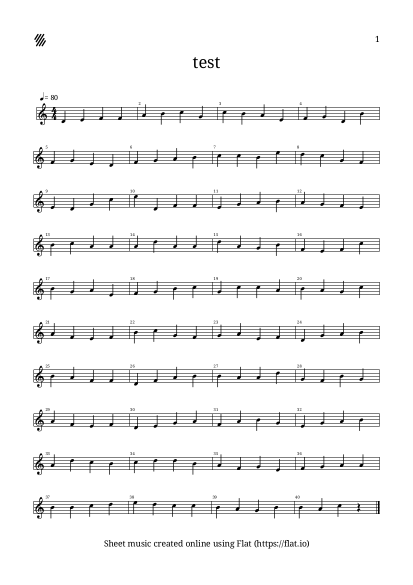
#> input picture images/partition.png, 826 x 1169 px (shown at 1/2 size)
$ python arnaudpute.py ../images/partition.png
#> lines starting #> are read from the running program, lines starting #| are printed output that depends on the picture; after the words box and inside, x2 and y2 are one past the last pixel; in counts of white or black regions, pixels touching at a corner belong together

import cv2
import matplotlib.pyplot as plt
import math
import numpy as np


def imgToBinaryGreyScale(img):
    img_gray = cv2.cvtColor(img, cv2.COLOR_RGB2GRAY)  # convert to grayscale
    ret, thresh = cv2.threshold(img_gray, 127, 255, cv2.THRESH_BINARY)
    return thresh


def imgBinaryVerticalHist(img):
    height, width = img.shape
    hist = [0] * height

    s = 0
    while s < width * height:
        hist[math.floor(s/width)] += 1 - img.item(s) / 255
        s += 1

    return hist


def imgBinaryHorizontalHist(img):
    height, width = img.shape
    hist = [0] * width

    s = 0
    while s < width * height:
        hist[s % width] += 1 - img.item(s) / 255
        s += 1

    return hist


def displayHist(hist, title="histogram"):
    plt.xlabel('raw / column')
    plt.ylabel('Number of Pixels')
    plt.title(title)

    plt.plot(hist)

    plt.xlim([0, len(hist)])  # set x axis range
    plt.grid(True)
    plt.show()

def cropPartiton(hist,img):
    lines = []
    for index,val in enumerate(hist):
        if val > 600:
            lines.append(index)

    width, height = img.shape[:2]
    wi = 170
    for i in range(1, 10):
        img_porte = img[wi*i:(wi*i+100), 60:(width-400)]
        cv2.imshow("img_crop", img_porte)
        cv2.waitKey(0)
        cv2.destroyAllWindows()


def showImage(image):
    try:
        img = cv2.imread(image)
        binary = imgToBinaryGreyScale(img)
        hist = imgBinaryVerticalHist(binary)
        displayHist(hist, "vertical histogram")
        cv2.imshow(image, binary)
    except cv2.error:
        print("Image file not found!")

    cv2.waitKey(0)
    cv2.destroyAllWindows()


def main(image):
    #showImage(image)  # shows A SINGLE image in grayscale exercise 1
    # histogram(image)  # generates color histogram for image exercise 2
#> called with image = '../images/partition.png'
    img = cv2.imread(image)
#> img is the input picture: shape (1169, 826, 3); min 0, max 255, mean 242.1
    binary = imgToBinaryGreyScale(img)
#> in imgToBinaryGreyScale, `ret, thresh = cv2.threshold(img_gray, 127, 255, cv2.THRESH_BINARY)`: thresh: shape (1169, 826); 94.9% white; black in thin lines or dots, all inside (x1, y1, x2, y2) = (67, 68, 760, 1097)
    hist = imgBinaryVerticalHist(binary)
#> after the loop in imgBinaryVerticalHist, `while s < width * height:`: hist = 1169 values, max 693 at index 302, min 0 at index 0, mean 41.77; s = 965594
    cropPartiton(hist,img)
#> after the loop in cropPartiton, `for index,val in enumerate(hist):`: lines = 50 values from 214 to 1027
#> the loop in cropPartiton, `for i in range(1, 10):` made 9 passes
#> pass 1, in cropPartiton, `img_porte = img[wi*i:(wi*i+100), 60:(width-400)]`:
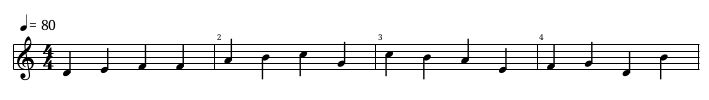
#> img_porte: shape (100, 709, 3); min 0, max 255, mean 237.7
#> pass 2, in cropPartiton, `img_porte = img[wi*i:(wi*i+100), 60:(width-400)]`:
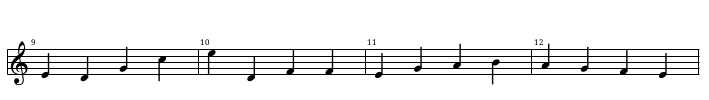
#> img_porte: shape (100, 709, 3); min 0, max 255, mean 238.2
#> pass 3, in cropPartiton, `img_porte = img[wi*i:(wi*i+100), 60:(width-400)]`:
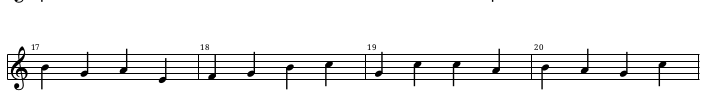
#> img_porte: shape (100, 709, 3); min 0, max 255, mean 238.2


if __name__ == '__main__':
    image = "../images/partition.png"  # sys.argv[1]
    main(image)
    cv2.waitKey(0)
    cv2.destroyAllWindows()
